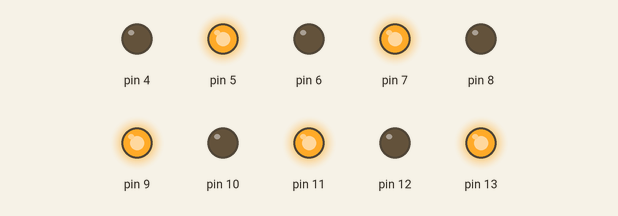
Bench run of a sketch on a simulated Arduino Uno, built with avr-gcc and run on an emulated ATmega328P. Parts: output pins drawn as LEDs (lit = HIGH).

Above: at 0.5 s.
At 3.5 s:
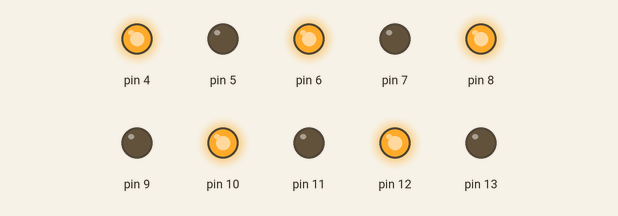
Timing chart, 0 to 4.6 s (numbered marks = the images above):
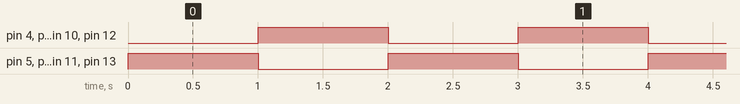

The sketch:

C.ino
```cpp
// C++ code
//
void setup()
{
  pinMode(13, OUTPUT);
  pinMode(12, OUTPUT);
  pinMode(11, OUTPUT);
  pinMode(10, OUTPUT);
  pinMode(9, OUTPUT);
  pinMode(8, OUTPUT);
  pinMode(7, OUTPUT);
  pinMode(6, OUTPUT);
  pinMode(5, OUTPUT);
  pinMode(4, OUTPUT);
}

void loop()
{
  digitalWrite(13,HIGH);
  digitalWrite(12,LOW);
  digitalWrite(11,HIGH);
  digitalWrite(10,LOW);
  digitalWrite(9,HIGH);
  digitalWrite(8,LOW);
  digitalWrite(7,HIGH);
  digitalWrite(6,LOW);
  digitalWrite(5,HIGH);
  digitalWrite(4,LOW);
  delay(1000);
  digitalWrite(4,HIGH);
  digitalWrite(5,LOW);
  digitalWrite(6,HIGH);
  digitalWrite(7,LOW);
  digitalWrite(8,HIGH);
  digitalWrite(9,LOW);
  digitalWrite(10,HIGH);
  digitalWrite(11,LOW);
  digitalWrite(12,HIGH);
  digitalWrite(13,LOW);
  delay(1000);
}
```

Measured:
- by itself, pin 4–13: alternates HIGH for 1.0 s and LOW for 1.0 s
